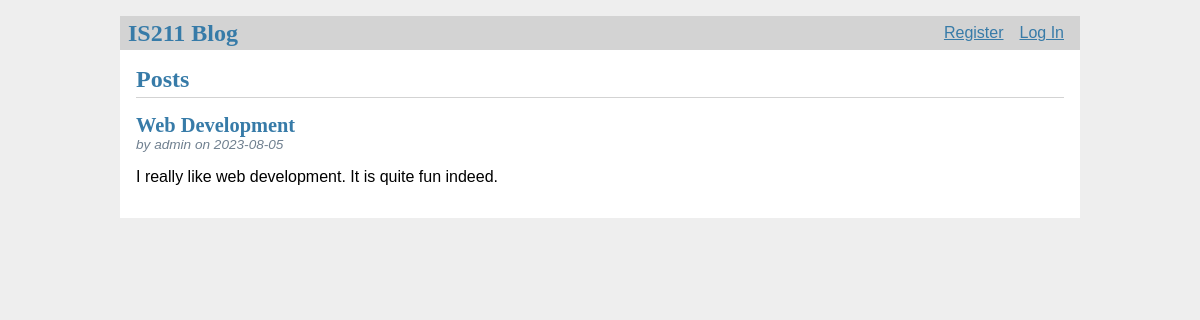
The page / on the database its author committed.
### tables this page shows
CREATE TABLE post (
  id INTEGER PRIMARY KEY AUTOINCREMENT,
  author_id INTEGER NOT NULL,
  created TIMESTAMP NOT NULL DEFAULT CURRENT_TIMESTAMP,
  title TEXT NOT NULL,
  body TEXT NOT NULL,
  FOREIGN KEY (author_id) REFERENCES user (id)
);

CREATE TABLE user (
  id INTEGER PRIMARY KEY AUTOINCREMENT,
  username TEXT UNIQUE NOT NULL,
  password TEXT NOT NULL
);

### IS211_FinalProject.py (the view)
@app.route('/')
def dashboard():
    db = get_db()
    posts = db.execute(
        "SELECT p.id, title, body, created, author_id, username"
        " FROM post p JOIN user u ON p.author_id = u.id"
        " ORDER BY created DESC"
    ).fetchall()
    return render_template('dashboard.html', posts=posts)

### IS211_FinalProject.py (called while the page is built)
def get_db():
    db = lite.connect(
        app.config['DATABASE'],
        detect_types=lite.PARSE_DECLTYPES
        )
    db.row_factory = lite.Row
    return db

@app.before_request
def load_logged_in_user():
    user_id = session.get('user_id')
    if user_id is None:
        g.user = None
    else:
        g.user = get_db().execute(
            'SELECT * FROM user WHERE id = ?', (user_id,)
        ).fetchone()

### templates/dashboard.html (shortened to what this page needs)
{% extends 'base.html' %}
{% block header %}
  <h1>{% block title %}Posts{% endblock %}</h1>
{% endblock %}
{% block content %}
  {% for post in posts %}
    <article class="post">
      <header>
        <div>
          <h1>{{ post['title'] }}</h1>
          <div class="about">by {{ post['username'] }} on {{ post['created'].strftime('%Y-%m-%d') }}</div>
        </div>
      </header>
      <p class="body">{{ post['body'] }}</p>
    </article>
  {% endfor %}
{% endblock %}

### static/style.css (style rules this page uses)
h1 { font-family: serif; color: #377ba8; margin: 1rem 0; }
.content > header h1 { flex: auto; margin: 1rem 0 0.25rem 0; }
.post > header { display: flex; align-items: flex-end; font-size: 0.85em; }
.post > header > div:first-of-type { flex: auto; }
.post > header h1 { font-size: 1.5em; margin-bottom: 0; }
.post .about { color: slategray; font-style: italic; }
.post .body { white-space: pre-line; }

### rows shown on the page
post: title "Web Development", username "admin", created "2023-08-05", body "I really like web development. It is quite fun indeed."
